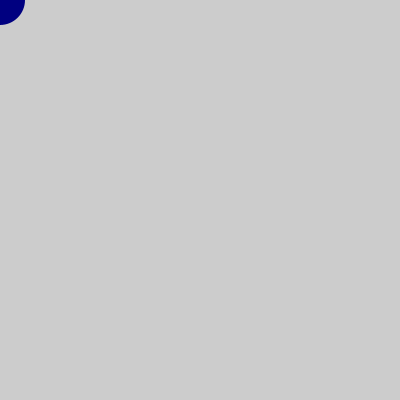
Frame 1 (no input)
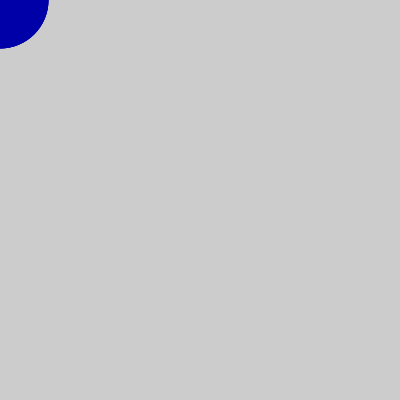
Frame 60 (the mouse pressed at the canvas centre just before this capture)
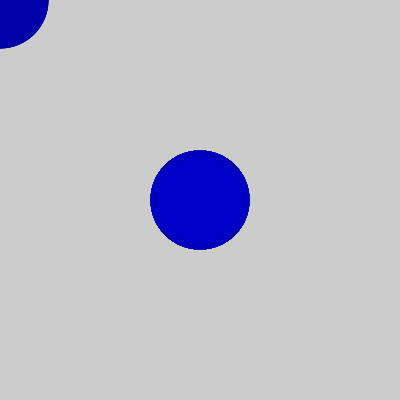
Frame 120 (the mouse held since frame 60 and released just before this capture)

The Processing sketch that drew these frames (run headless with seeded random() and noise(); from frame 60 on, the mouse is pressed at the canvas centre):

// Processing sketch: processing_183959
// ── processing_183959.pde

int azul = 255;
int tiempo = 0;
int diametro = 50;
  
void setup() {
  size(400, 400);
}
 
void draw() {
  tiempo = tiempo + 1;    
  azul = int(128 * (1 + sin(tiempo * 2 * PI / frameRate / 20)));
  diametro = int(50 * (1 + sin( tiempo * 2 * PI / frameRate / 5))); // Modifica el diametro del circulo con el paso del tiempo
   
  noStroke();            
  fill(0, 0, azul);  // Añade un 50% de transparencia al color
  ellipse(mouseX, mouseY, diametro, diametro);
}
